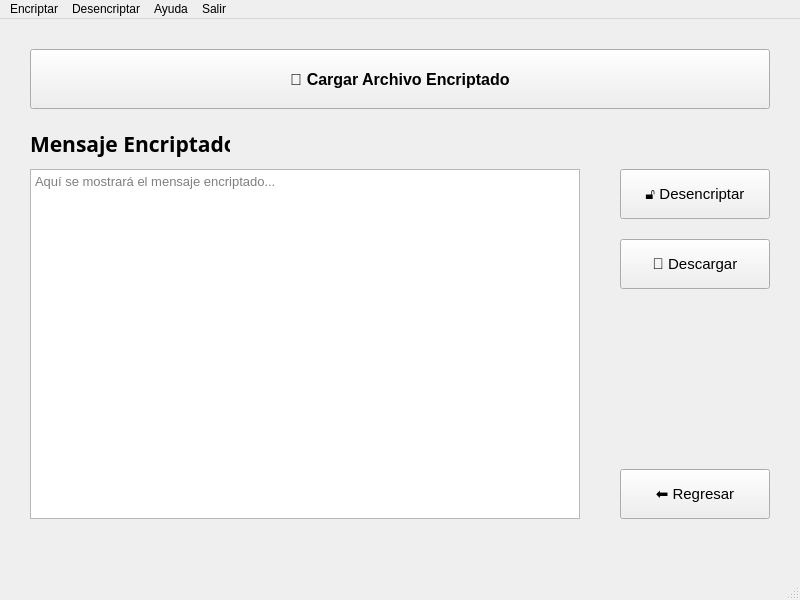
<?xml version="1.0" encoding="UTF-8"?>
<ui version="4.0">
 <class>MainWindow</class>
 <widget class="QMainWindow" name="MainWindow">
  <property name="geometry">
   <rect>
    <x>0</x>
    <y>0</y>
    <width>800</width>
    <height>600</height>
   </rect>
  </property>
  <property name="windowTitle">
   <string>Desencriptar Mensaje</string>
  </property>
  <widget class="QWidget" name="centralwidget">
   <widget class="QPushButton" name="btnCargarArchivo">
    <property name="geometry">
     <rect>
      <x>30</x>
      <y>30</y>
      <width>740</width>
      <height>60</height>
     </rect>
    </property>
    <property name="font">
     <font>
      <pointsize>12</pointsize>
      <weight>75</weight>
      <bold>true</bold>
     </font>
    </property>
    <property name="text">
     <string>📁 Cargar Archivo Encriptado</string>
    </property>
   </widget>
   <widget class="QLabel" name="label">
    <property name="geometry">
     <rect>
      <x>30</x>
      <y>110</y>
      <width>200</width>
      <height>30</height>
     </rect>
    </property>
    <property name="font">
     <font>
      <family>Agency FB</family>
      <pointsize>16</pointsize>
      <weight>75</weight>
      <bold>true</bold>
     </font>
    </property>
    <property name="text">
     <string>Mensaje Encriptado:</string>
    </property>
   </widget>
   <widget class="QTextEdit" name="txtMensajeEncriptado">
    <property name="geometry">
     <rect>
      <x>30</x>
      <y>150</y>
      <width>550</width>
      <height>350</height>
     </rect>
    </property>
    <property name="font">
     <font>
      <pointsize>10</pointsize>
     </font>
    </property>
    <property name="readOnly">
     <bool>true</bool>
    </property>
    <property name="placeholderText">
     <string>Aquí se mostrará el mensaje encriptado...</string>
    </property>
   </widget>
   <widget class="QPushButton" name="btnDesencriptar">
    <property name="geometry">
     <rect>
      <x>620</x>
      <y>150</y>
      <width>150</width>
      <height>50</height>
     </rect>
    </property>
    <property name="font">
     <font>
      <pointsize>11</pointsize>
     </font>
    </property>
    <property name="text">
     <string>🔓 Desencriptar</string>
    </property>
   </widget>
   <widget class="QPushButton" name="btnDescargar">
    <property name="geometry">
     <rect>
      <x>620</x>
      <y>220</y>
      <width>150</width>
      <height>50</height>
     </rect>
    </property>
    <property name="font">
     <font>
      <pointsize>11</pointsize>
     </font>
    </property>
    <property name="text">
     <string>💾 Descargar</string>
    </property>
   </widget>
   <widget class="QPushButton" name="btnRegresar">
    <property name="geometry">
     <rect>
      <x>620</x>
      <y>450</y>
      <width>150</width>
      <height>50</height>
     </rect>
    </property>
    <property name="font">
     <font>
      <pointsize>11</pointsize>
     </font>
    </property>
    <property name="text">
     <string>⬅️ Regresar</string>
    </property>
   </widget>
  </widget>
  <widget class="QMenuBar" name="menubar">
   <property name="geometry">
    <rect>
     <x>0</x>
     <y>0</y>
     <width>800</width>
     <height>21</height>
    </rect>
   </property>
   <widget class="QMenu" name="menuEncriptar">
    <property name="title">
     <string>Encriptar</string>
    </property>
    <addaction name="actionCrearDocumento"/>
   </widget>
   <widget class="QMenu" name="menuDesencriptar">
    <property name="title">
     <string>Desencriptar</string>
    </property>
    <addaction name="actionCargarDocumento"/>
   </widget>
   <widget class="QMenu" name="menuAyuda">
    <property name="title">
     <string>Ayuda</string>
    </property>
    <addaction name="actionAcercaDe"/>
   </widget>
   <widget class="QMenu" name="menuSalir">
    <property name="title">
     <string>Salir</string>
    </property>
    <addaction name="actionCerrarSesion"/>
   </widget>
   <addaction name="menuEncriptar"/>
   <addaction name="menuDesencriptar"/>
   <addaction name="menuAyuda"/>
   <addaction name="menuSalir"/>
  </widget>
  <widget class="QStatusBar" name="statusbar"/>
  <action name="actionCrearDocumento">
   <property name="text">
    <string>Crear Documento</string>
   </property>
  </action>
  <action name="actionCargarDocumento">
   <property name="text">
    <string>Cargar Documento</string>
   </property>
  </action>
  <action name="actionAcercaDe">
   <property name="text">
    <string>Acerca de</string>
   </property>
  </action>
  <action name="actionCerrarSesion">
   <property name="text">
    <string>Cerrar Sesión</string>
   </property>
  </action>
 </widget>
 <resources/>
 <connections/>
</ui>
